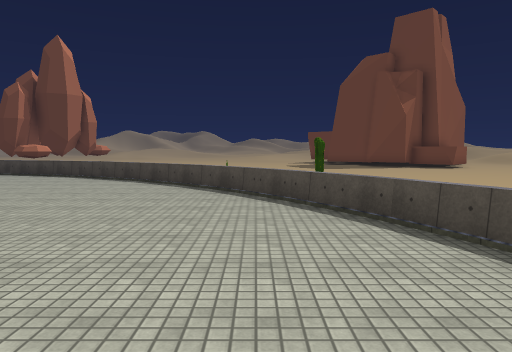
View 1 (above)

24 first-person views from a walk through a 3-D level made in the Unity game engine. The camera is 1.5 m above the floor, tilts 4° down and sees 70° across. The floor is counted in squares, 2 m on a side. Each view is taken from the middle of a square. On the plan, view 1 faces up. The plan holds only what a view shows up to about 11 squares ahead; the rest is blank. The place goes on beyond the plan. The player character is not drawn. Some surface patterns are stand-ins.

View 2
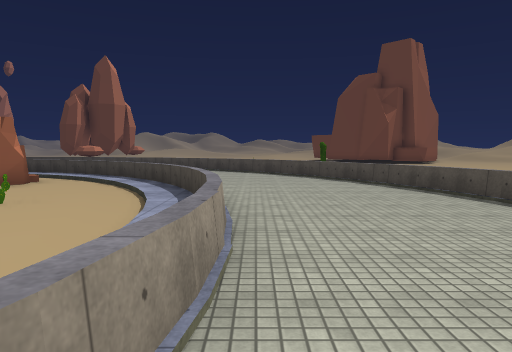

View 3
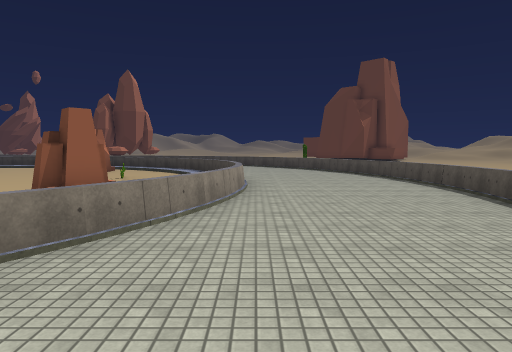

View 4
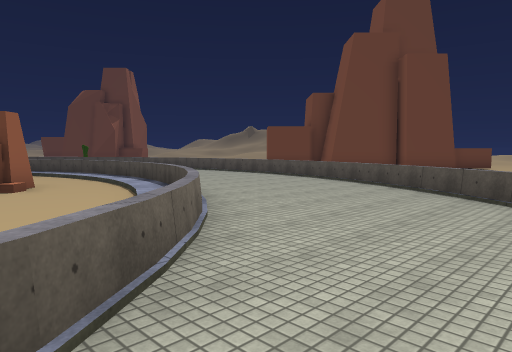

View 5
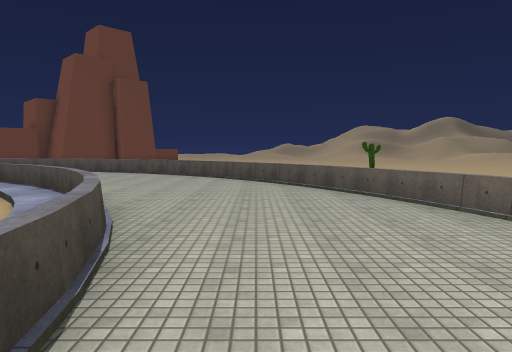

View 6
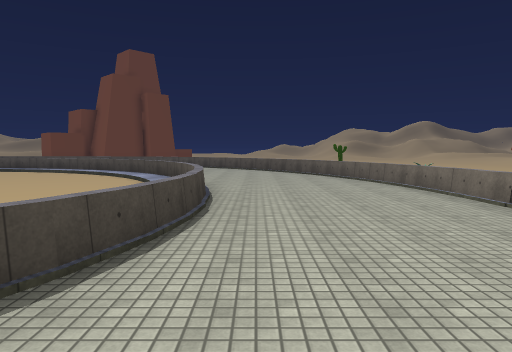

View 7
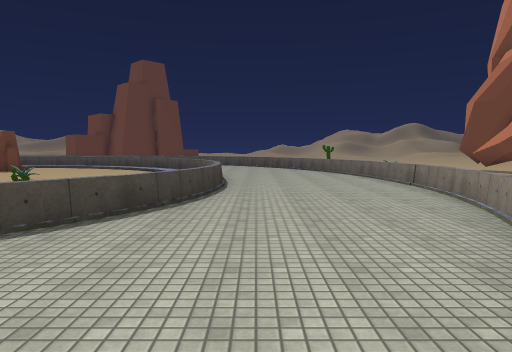

View 8
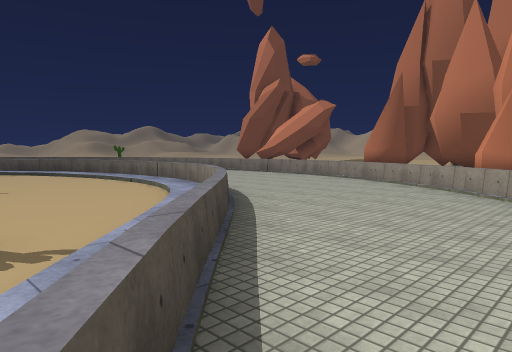

View 9
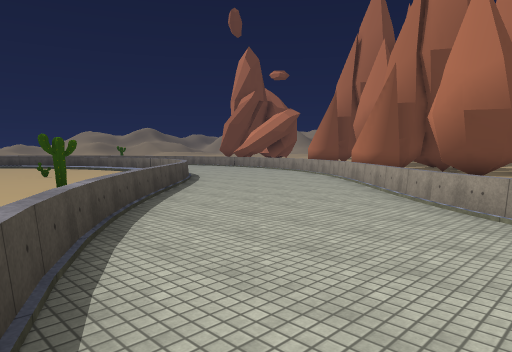

View 10
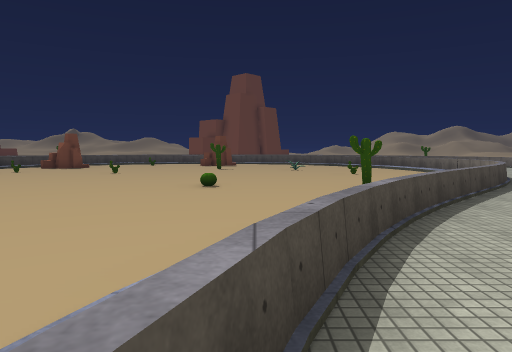

View 11
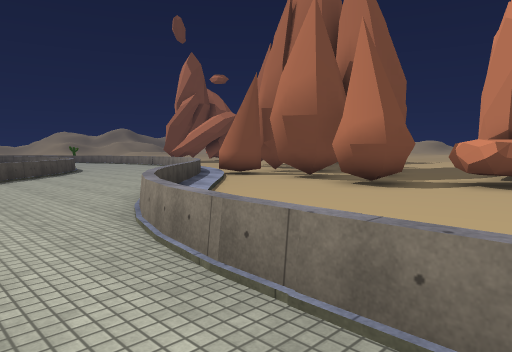

View 12
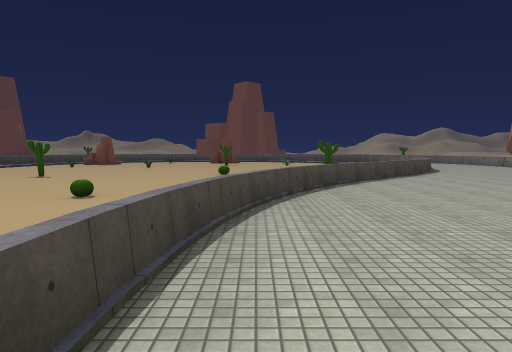

View 13
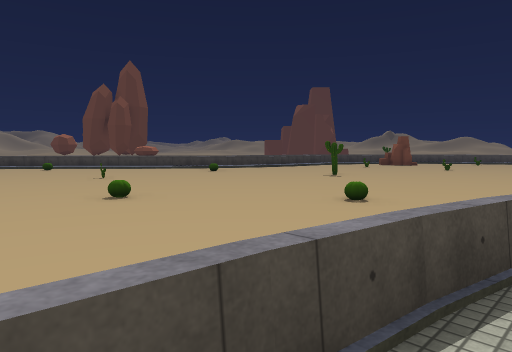

View 14
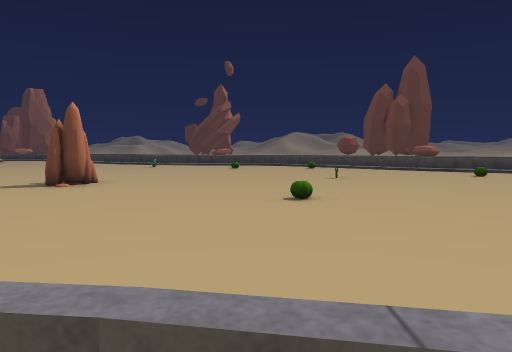

View 15
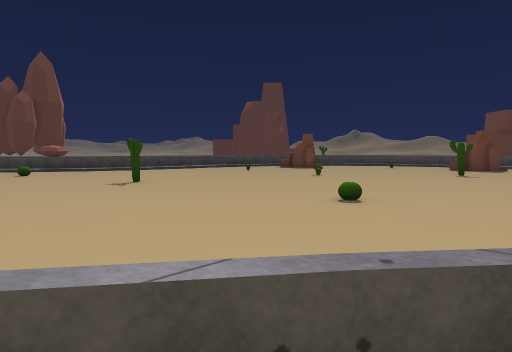

View 16
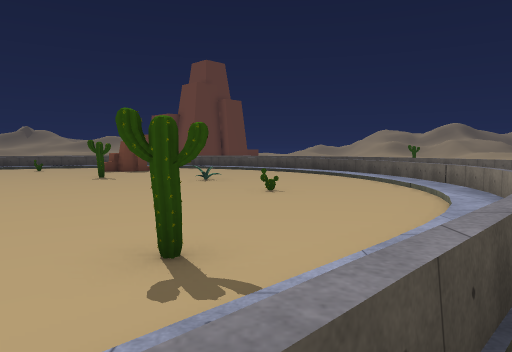

View 17
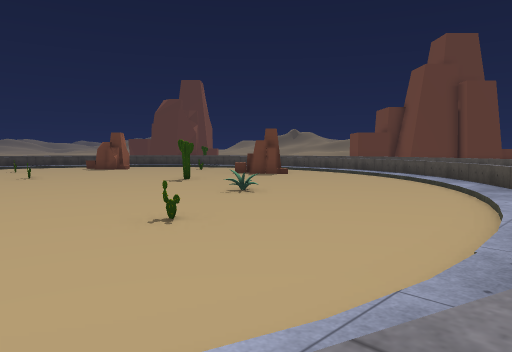

View 18
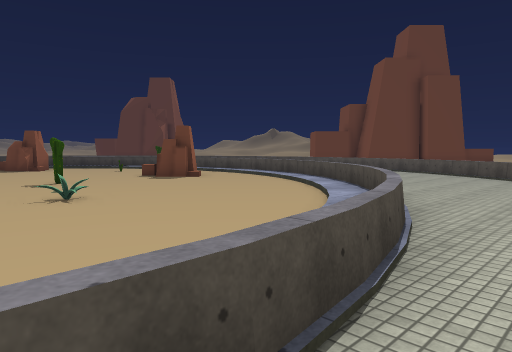

View 19
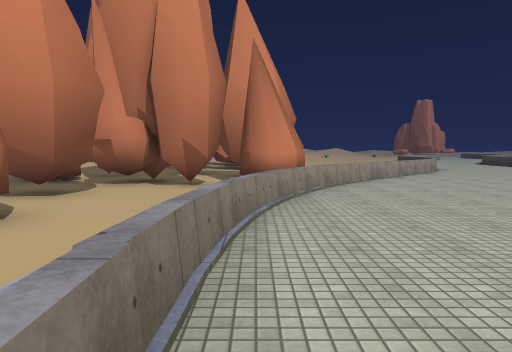

View 20
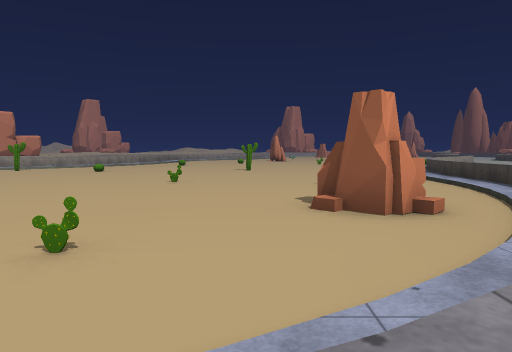

View 21
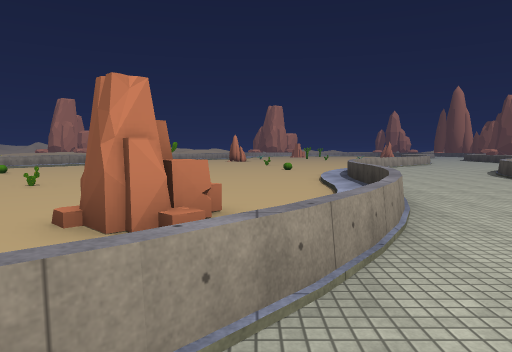

View 22
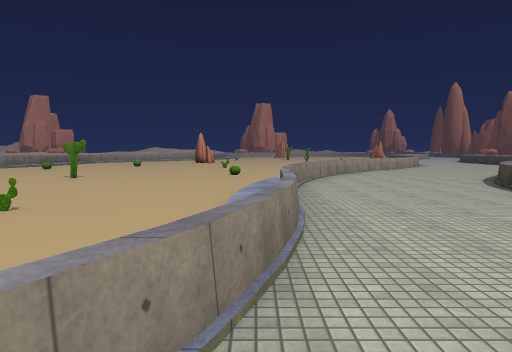

View 23
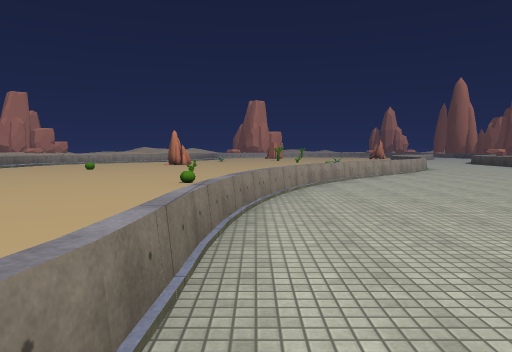

View 24
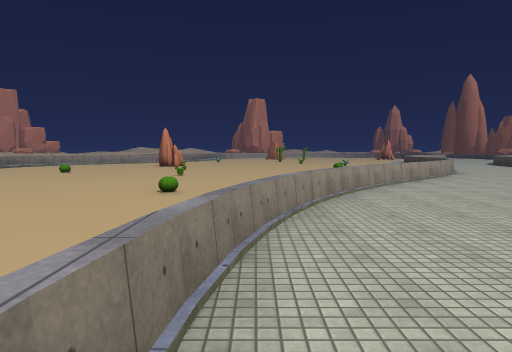

### Floor plan
Key: @ floor where view 1 was taken; # wall or solid block; . main floor; : floor 0.25 m higher than the main floor; = window, fence, low wall or low ledge; C cactus; R rock; O other object.
Columns run from 28 left of view 1 to 3 right of it. Each row starts with its distance up from view 1.
 15       ....
 14       ......=
 13       ==.....==
 12        ==......=
 11         ==........   ===
 10          ==........  ...=
  9            =.............==  C
  8    .. ...   ===............= C
  7    .............=====.......=
  6  ....O...............==.....==
  5  ......................=.....=
  4  ................C..RR..=.....=
  3  ...................RR...=....=
  2  ..........C.............=....=
  1  ......................C..=....=
  0  ................C........=.@..=
 -1  .........................=....=
 -2  ......................R..=....=
 -3  ...................C..RR.=....=
 -4  ====...............C..R..=....=
 -5 .....==...................=....=
 -6  ......==..........O......=....=
 -7 .........=..C......:.....=....=
 -8 ..........=.....C........=....=
 -9 =====......=............=....==
-10      =......=.........==.....=
-11  .....=......==.....==......=
-12  ......=.......=====.......==
-13  .......=.................==
-14  ...##...==..............=
-15  ..#####.##=...........==
-16   ##  #####.===.....===
-17          ##....=== =
-18          ##......
-19         #######

Where each view was taken, in squares from view 1:
view 1: 0 up, 0 right, facing up
view 2: 5 down, 1 left, facing up
view 3: 10 down, 1 left, facing up
view 4: 12 down, 6 left, facing up-right
view 5: 13 down, 11 left, facing right
view 6: 13 down, 16 left, facing right
view 7: 13 down, 19 left, facing right
view 8: 7 down, 20 left, facing down-right
view 9: 5 down, 24 left, facing down-right
view 10: 5 down, 24 left, facing right
view 11: 7 down, 28 left, facing down-right
view 12: 5 down, 28 left, facing right
view 13: 5 down, 27 left, facing up-right
view 14: 5 down, 25 left, facing up
view 15: 7 down, 21 left, facing up-right
view 16: 8 down, 19 left, facing right
view 17: 12 down, 14 left, facing up-right
view 18: 13 down, 11 left, facing up-right
view 19: 16 down, 10 left, facing left
view 20: 2 up, 2 left, facing left
view 21: 5 up, 3 left, facing left
view 22: 7 up, 6 left, facing left
view 23: 8 up, 9 left, facing left
view 24: 8 up, 11 left, facing left
